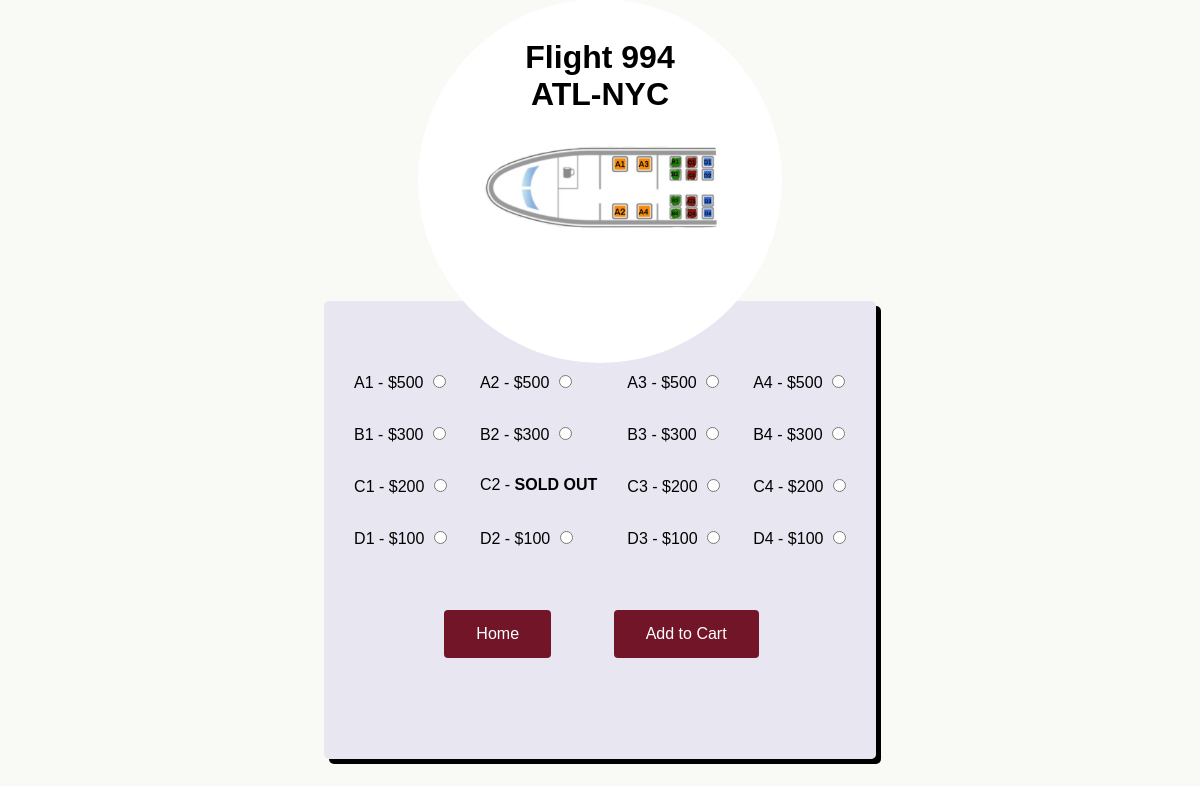
Page /flights.php on the committed database.
### tables this page shows
CREATE TABLE `flights` (
  `seatNum` varchar(30) NOT NULL,
  `price` int(6) NOT NULL,
  `available` int(1) NOT NULL
);

### displayFlights.php (the view, shortened to what this page needs)
<?php
    $servername = "localhost";
    $username = "root";
    $password = "";
    $dbname = "amustafa3";
    $conn = mysqli_connect($servername, $username, $password, $dbname);
    $sql = "SELECT seatNum, price, available FROM flights";
    $result=$conn->query($sql);
    if ($result->num_rows > 0) {
        while($row = $result->fetch_assoc()) {
            $seatNum=$row["seatNum"];
            $price=$row["price"];
            $available=$row["available"];
            if( $row["available"] == 1 ){
                $available = TRUE;
            }
            else{
                $available = FALSE;
            }
            if( !$available ){
                echo '<p id="fcell"> '.$seatNum.' - <b>SOLD OUT</b> </p>';
            }
            else{
                echo '<p id="fcell"> '.$seatNum.' - $'.$price.' <input name="seat" value="'.$seatNum.'_'.$price.'_'.$available.'" type="radio"> </p>';
            }
        }
    } else {
        echo "No Flights currently";
    }
?>

### flights.php (shortened to what this page needs)
<!DOCTYPE html>
<html lang="en">
<head>
    <link rel="stylesheet" href="resources/style.css">
</head>
<body>
    <br><h1 id="ftitle"> Flight 994 <br> ATL-NYC </h1><br>
    <img src="resources/flight.PNG" alt="seat-map" id="fimg" >
    <div id="flights">
        <form action="addToCart.php" method="POST">
            <section class="grid">
                <?php include 'displayFlights.php'; ?>
            </section><br>
            <div id="faddTC" class="row">
                <a id="fhome" href="index.html"><input type="button" class="button" id="btn1" value="Home"></a>
                <input id="fhome" type="submit" class="button" value="Add to Cart">
            </div>
        </form><br>
    </div>
</body>
</html>

### resources/style.css (style rules this page uses)
body { text-align: center; font-size: medium; background-color: #f9f9f5; color: #000000; padding: 0 4%; margin: 0 auto; font-family: Helvetica, Arial, sans-serif; }
.button { background-color: #721529; border-radius: 4px; border: none; color: white; padding: 15px 32px; margin: 2px 3px; text-align: center; text-decoration: none; display: inline-block; font-size: 16px; transition-duration: 0.4s; }
.row { width: 50%; }
#ftitle { z-index: 3; position: relative; margin-bottom: -10%; }
#flights { background-color: #e0dfefb3; border-radius: 5px; margin: -6% 25% 5% 25%; padding: 5% 0% 5% 0%; z-index: 1; box-shadow: 5px 5px; }
#fimg { max-width: 33%; border-radius: 100%; z-index: 2; margin: -2% 0 0 0; }
.grid { margin: 0 auto; display: grid; flex-wrap: wrap; justify-content: space-evenly; grid-template-columns: 0fr 0fr 0fr 0fr; }
#fcell { width: max-content; padding-left: 3px; }
#faddTC { display: initial; padding: 5%; }
#fhome { margin: 5%; }

### rows in the picture
flights: seatNum "A1", price "500"
flights: seatNum "A2", price "500"
flights: seatNum "A3", price "500"
flights: seatNum "A4", price "500"
flights: seatNum "B1", price "300"
flights: seatNum "B2", price "300"
flights: seatNum "B3", price "300"
flights: seatNum "B4", price "300"
flights: seatNum "C1", price "200"
flights: seatNum "C2"
flights: seatNum "C3", price "200"
flights: seatNum "C4", price "200"
flights: seatNum "D1", price "100"
flights: seatNum "D2", price "100"
flights: seatNum "D3", price "100"
flights: seatNum "D4", price "100"
